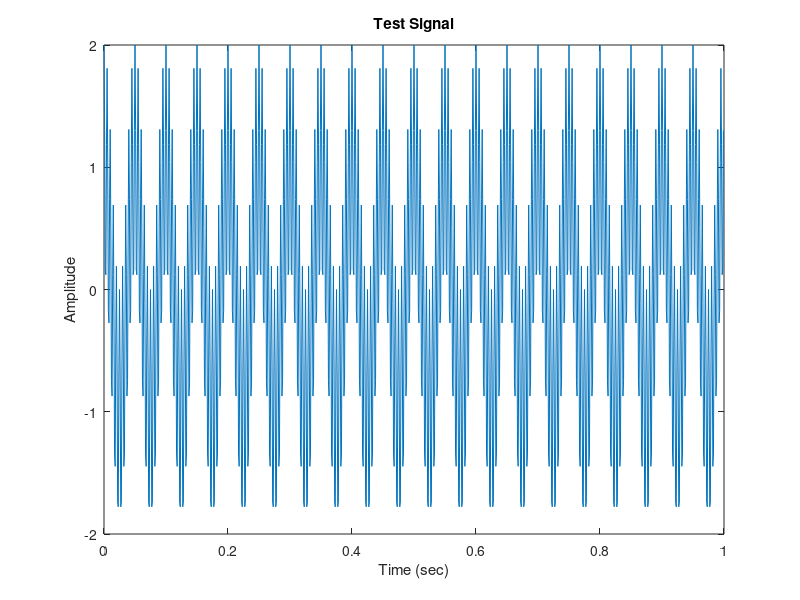

The MATLAB source for this figure: (Note: this script raises an error after producing the figure.)
% 生成测试信号
fs = 1000;   % 采样率为1000Hz
t = 0:1/fs:1-1/fs;  % 1秒的时间
f1 = 20;   % 信号频率为50Hz
f2 = 200;  % 信号频率为100Hz
x = cos(2*pi*f1*t) + cos(2*pi*f2*t);  % 两个正弦波信号的叠加

% 显示测试信号
figure;
plot(t,x);
xlabel('Time (sec)');
ylabel('Amplitude');
title('Test Signal');

% 设置STFT参数
win_len = 0.02;   % 窗口长度为20ms
hop_len = 0.01;   % 帧移长度为10ms
n_fft = 512;      % FFT长度为512

% 计算STFT
win = hamming(round(win_len*fs));  % 汉明窗口
[S,F,T] = spectrogram(x, win, round(hop_len*fs), n_fft, fs);

% 绘制频谱图
figure;
imagesc(T,F,20*log10(abs(S)));
set(gca,'YDir','normal');
xlabel('Time (sec)');
ylabel('Frequency (Hz)');
title('STFT Magnitude');
colorbar;

